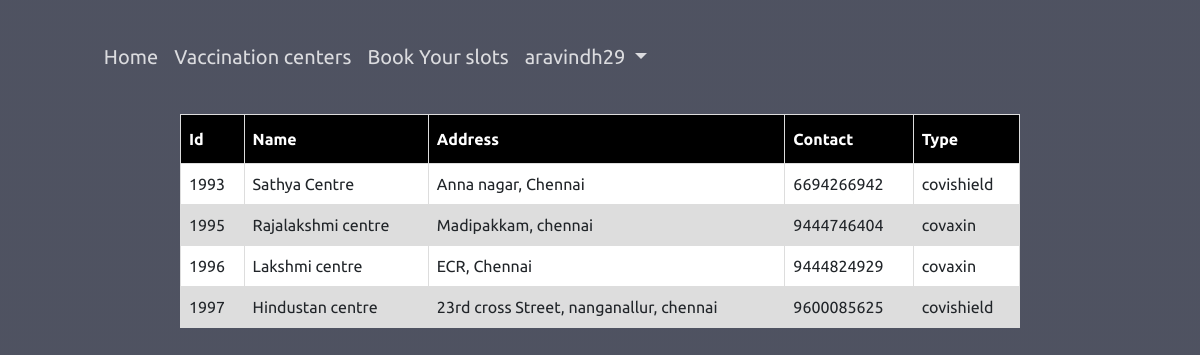
Page /searchdb.php (signed in) on the committed database.
### tables this page shows
CREATE TABLE `vaccentres` (
  `id` varchar(25) NOT NULL,
  `cname` varchar(25) NOT NULL,
  `address` varchar(75) NOT NULL,
  `contact` bigint(10) NOT NULL,
  `Type` varchar(150) NOT NULL
);

### searchdb.php (the view, shortened to what this page needs)
<?php
    $name=$_POST['name'];
    $id=$_POST['id'];
?>
<!DOCTYPE html>
<html lang="en">
<head>
    <link href="https://cdn.jsdelivr.net/npm/bootstrap@5.0.2/dist/css/bootstrap.min.css " rel="stylesheet ">
    <link rel="stylesheet" href="styleb.css">
</head>
<body class="vac">
<nav class="navbar navbar-expand-lg navbar-light">
        <div class="container-fluid">
            <div class="collapse navbar-collapse justify-content" id="navbarNavAltMarkup">
                <div class="navbar-nav">
                    <a class="nav-link" href="home.php">Home</a>
                    <a class="nav-link" href="search.php">Vaccination centers</a>
                        <?php if(isset($_SESSION['username'])):?>
                        <a class="nav-link" href="booking.php">Book Your slots</a>
                        <?php else:?>
                        <a class="nav-link" href="login.php">Book Your Slots</a>
                        <?php endif;?>
                        <?php if(!isset($_SESSION['username'])) : ?>
                        <a class="nav-link" href="login.php">Login</a>
                        <?php else : ?>
                            <li class="nav-item dropdown">
                                <a class="nav-link dropdown-toggle" href="#" id="navbarDropdownMenuLink" role="button" data-bs-toggle="dropdown" aria-expanded="false">
                                    <?php echo $_SESSION['username']; ?>
                                </a>
                            </li>
                        <?php endif; ?>
                </div>
            </div>
        </div>
    </nav>
    <center>
        <table id="dis">
            <?php
                include('connection.php');
                if($id==""){
                    $sql ="SELECT * from vaccentres where cname like '%$name%'";
                    $result = $con->query($sql);
                    echo "<tr><th>Id</th><th>Name</th><th>Address</th><th>Contact</th><th>Type</th></tr>";
                    while($row = mysqli_fetch_array($result)){
                        echo "<tr><td>$row[id]</td><td>$row[cname]</td><td>$row[address]</td><td>$row[contact]</td><td>$row[Type]</td></tr>";
                    }
                }
            ?>
        </table>
    </center>
    </body>
</html>

### styleb.css (style rules this page uses)
.navbar { padding: 30px 40px; height: auto; min-height: 12vh; }
.nav-link { font-family: 'Ubuntu', sans-serif; }
.navbar .container-fluid .navbar-nav .nav-link { font-size: 20px; color: rgba(255, 255, 255, 0.795); }
.vac { min-height: 100vh; width: 100%; background-image: linear-gradient(rgba(4, 9, 30, 0.7), rgba(4, 9, 30, 0.7)), url(https://www.health.nd.gov/sites/www/files/documents/Vaccine%20Stock%20Edited_0.jpeg); background-position: center; background-size: cover; position: relative; text-align: left; }
::placeholder { font-size: 18px; color: #ddd }
#dis { font-family: 'Ubuntu', sans-serif; border-collapse: collapse; width: 70%; }
#dis td, #dis th { border: 1px solid #ddd; padding: 8px; }
#dis tr:nth-child(odd) { background-color: #ddd; }
#dis tr:nth-child(even) { background-color: #ffffff; }
#dis th { padding-top: 12px; padding-bottom: 12px; text-align: left; background-color: #000000; color: white; }

### rows in the picture
vaccentres: id "1993", cname "Sathya Centre", address "Anna nagar, Chennai", contact "6694266942", Type "covishield"
vaccentres: id "1995", cname "Rajalakshmi centre", address "Madipakkam, chennai", contact "9444746404", Type "covaxin"
vaccentres: id "1996", cname "Lakshmi centre", address "ECR, Chennai", contact "9444824929", Type "covaxin"
vaccentres: id "1997", cname "Hindustan centre", address "23rd cross Street, nanganallur, chennai", contact "9600085625", Type "covishield"

### other values in the picture
$_SESSION['username'] "aravindh29"
